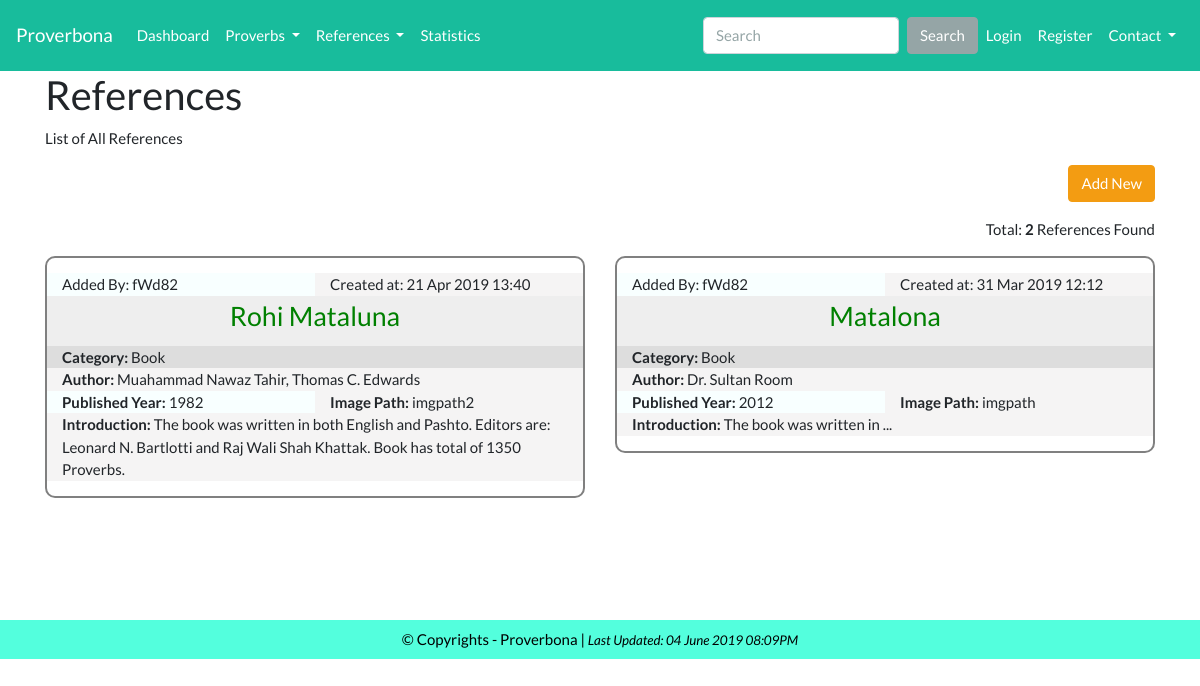
Page /index.php/reference on the earlier database version.
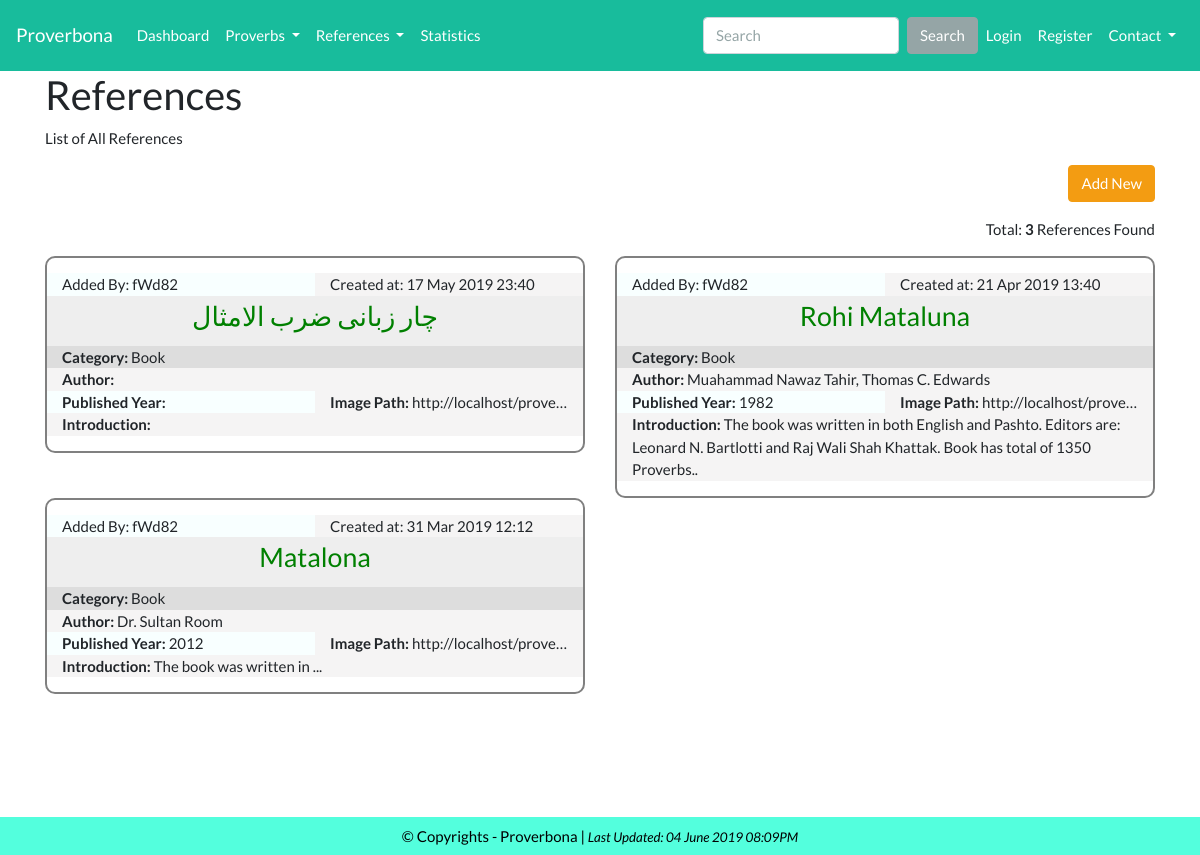
Same page on the later database version.
### tables this page shows
CREATE TABLE `table_reference` (
  `reference_id` int(11) NOT NULL,
  `reference_lang` int(11) DEFAULT NULL,
  `reference_title` mediumtext,
  `reference_category` varchar(45) DEFAULT NULL,
  `reference_author` varchar(45) DEFAULT NULL,
  `reference_introduction` mediumtext,
  `reference_published_year` varchar(45) DEFAULT NULL,
  `reference_img_path` text,
  `reference_addedby` int(11) DEFAULT NULL,
  `reference_timestamp` timestamp NULL DEFAULT CURRENT_TIMESTAMP,
  `reference_last_updated` timestamp NOT NULL DEFAULT CURRENT_TIMESTAMP ON UPDATE CURRENT_TIMESTAMP
);

CREATE TABLE `table_user` (
  `user_id` int(11) NOT NULL,
  `user_fullname` varchar(45) DEFAULT NULL,
  `user_email` varchar(45) NOT NULL,
  `user_name` varchar(45) NOT NULL,
  `user_password` varchar(45) DEFAULT NULL,
  `user_nativelang` int(11) DEFAULT NULL,
  `user_otherlang` mediumtext,
  `user_country` varchar(45) DEFAULT NULL,
  `user_address` mediumtext,
  `user_department` varchar(45) DEFAULT NULL,
  `user_bio` mediumtext,
  `user_type` varchar(255) NOT NULL DEFAULT 'user',
  `user_can_contribute` tinyint(4) NOT NULL DEFAULT '1',
  `user_timestamp` timestamp NULL DEFAULT CURRENT_TIMESTAMP,
  `user_last_updated` timestamp NOT NULL DEFAULT CURRENT_TIMESTAMP ON UPDATE CURRENT_TIMESTAMP
);

### application/controllers/Reference.php (called while the page is built, shortened)
<?php
    class Reference extends CI_Controller{
        public function index(){
            $all_reference = $this->Reference_model->reference_list();
            $this->load->view('public/reference_all_list', ['all_reference1'=>$all_reference]);
        }
        function __construct() {
            $this->load->model('User_model');
            $this->load->model('Proverbs_model');
            $this->load->model('Reference_model');
        }
    }
?>

### index.php (called while the page is built, shortened)
<?php
require_once BASEPATH.'core/CodeIgniter.php';

### application/models/Reference_model.php (called while the page is built, shortened)
<?php
    class Reference_model extends CI_Model{
        public function reference_list(){
            $query = $this->db
                            ->select(['reference_id', 'reference_lang', 'reference_title', 'reference_category', 'reference_author', 'reference_introduction', 'reference_published_year', 'reference_img_path', 'reference_timestamp', 'table_user.user_name'])
                            ->from('table_reference')
                            ->order_by('reference_timestamp', 'DESC')
                            ->join('table_user', 'table_reference.reference_addedby = table_user.user_id')
                            ->get();
            return $query->result();
        }
    }
?>

### application/views/public/reference_all_list.php (the view)
<?php
if ($this->session->userdata('login_id')) {
    include(__DIR__ . '../../admin/admin_header.php');
}else{include('public_header.php');}
?>
<div class="container">
    <h2>References</h2>
    <p>List of All References</p>
    <p class="text-right">
        <?php
         echo anchor('reference/add_reference', 'Add New', "class='btn btn-warning'");
        ?>
    </p>
    <p class="text-right">
        <?php
        echo "Total: <strong>".count($all_reference1)."</strong> References Found";
        ?>
    </p>
    <?php if (count($all_reference1)):?>
    <div class="row">
        <?php foreach ($all_reference1 as $all_referencee): ?>
            <div class="col-lg-6">
                <div class="smthing">
                    <div class="row">
                        <div class="col col-lg-6" style="background:rgb(248, 255, 255)">Added By:  <?= $all_referencee->user_name; ?> </div>
                        <div class="col col-lg-6" style="background:rgb(245, 244, 244)">Created at: <?= date('d M Y H:i', strtotime($all_referencee->reference_timestamp)); ?></div>
                    </div>
                    <div class="row">
                        <div class="col col-12" style="background:#eee; height: 50px; text-align: center; font-size: 20pt"> <?= anchor(base_url('reference/reference_profile') . "/{$all_referencee->reference_id}", $all_referencee->reference_title); ?> </div>
                    </div>
                    <div class="row">
                        <div class="col col-lg-12" style="background:rgb(221, 221, 221)"><strong>Category:</strong> <?= $all_referencee->reference_category; ?> </div>
                    </div>
                    <div class="row">
                        <div class="col col-lg-12" style="background:rgb(245, 244, 244)"><strong>Author:</strong> <?= $all_referencee->reference_author; ?></div>
                    </div>
                    <div class="row">
                        <div class="col col-6" style="background:rgb(248, 255, 255)"><strong>Published Year:</strong> <?= $all_referencee->reference_published_year; ?> </div>
                        <div class="col col-6 text-truncate" style="background:rgb(245, 244, 244)"><strong>Image Path:</strong> <?= $all_referencee->reference_img_path; ?> </div>
                    </div>
                    <div class="row">
                        <div class="col col-12" style="background:rgb(245, 244, 244)"> <strong> Introduction:</strong> <?= $all_referencee->reference_introduction; ?> </div>
                    </div>
                </div>
            </div>
            <br>
        <?php endforeach; ?>
    </div>
    <?php endif; ?>
</div>
<br><br><br><br><br>
<?php include('public_footer.php'); ?>

Differences in the rows shown:
added table_reference: reference_addedby.user_name "fWd82", reference_timestamp "17 May 2019 23:40", reference_id+reference_title "چار زبانی ضرب الامثال", reference_category "Book", reference_img_path "http://localhost/prove…"
changed table_reference "Rohi Mataluna": reference_img_path "imgpath2" → "http://localhost/prove…"; reference_introduction "The book was written in both English and Pashto. Editors are: Leonard N. Bartlotti and Raj Wali Shah Khattak. Book has total of 1350 Proverbs." → "The book was written in both English and Pashto. Editors are: Leonard N. Bartlotti and Raj Wali Shah Khattak. Book has total of 1350 Proverbs.."
changed table_reference "Matalona": reference_img_path "imgpath" → "http://localhost/prove…"
Other differences:
count($all_reference1): "2" → "3"
